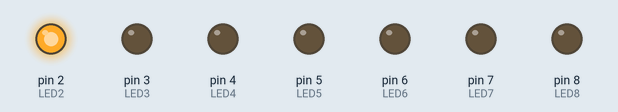
A sketch run on a simulated Arduino Uno, built with avr-gcc and run on an emulated ATmega328P. Parts: output pins drawn as LEDs (lit = HIGH).

Above: at 0.05 s.
At 0.95 s:
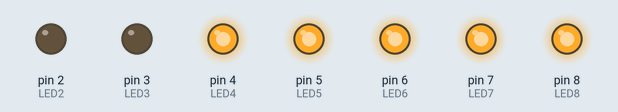
At 1.65 s:
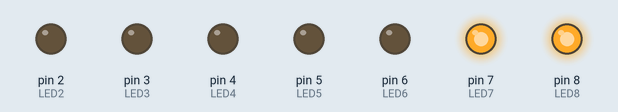
At 3.35 s:
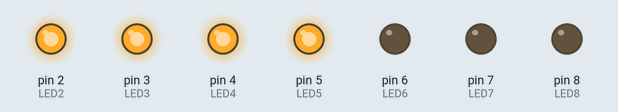
At 5.05 s:
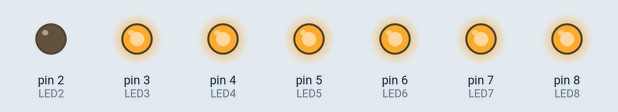
At 6.7 s:
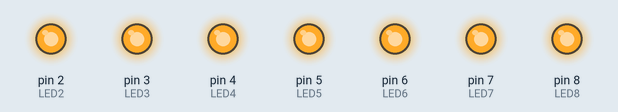
Timing chart, 0 to 7.0 s (numbered marks = the images above):
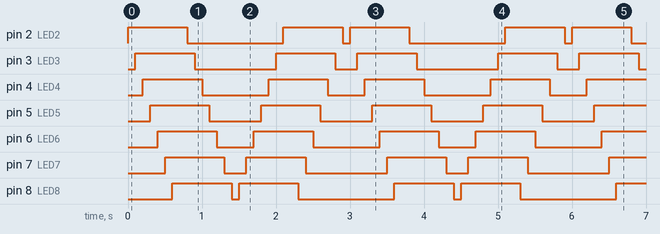

The sketch:

E2.ino
```cpp
#define LED2 2
#define LED3 3
#define LED4 4
#define LED5 5
#define LED6 6
#define LED7 7
#define LED8 8
#define DELAY 100


void setup() {
    pinMode(LED2, OUTPUT);
    pinMode(LED3, OUTPUT);
    pinMode(LED4, OUTPUT);
    pinMode(LED5, OUTPUT);
    pinMode(LED6, OUTPUT);
    pinMode(LED7, OUTPUT);
    pinMode(LED8, OUTPUT);
  }

void loop() {
    // a)
    digitalWrite(LED2, HIGH);
    delay(DELAY);
    //digitalWrite(LED2, LOW);
    digitalWrite(LED3, HIGH);
    delay(DELAY);
    //digitalWrite(LED3, LOW);
    digitalWrite(LED4, HIGH);
    delay(DELAY);
    //digitalWrite(LED4, LOW);
    digitalWrite(LED5, HIGH);
    delay(DELAY);
    //digitalWrite(LED5, LOW);
    digitalWrite(LED6, HIGH);
    delay(DELAY);
    //digitalWrite(LED6, LOW);
    digitalWrite(LED7, HIGH);
    delay(DELAY);
    //digitalWrite(LED7, LOW);
    digitalWrite(LED8, HIGH);
    delay(DELAY);
    //digitalWrite(LED8, LOW);

    //c)
    //digitalWrite(LED2, HIGH);
    delay(DELAY);
    digitalWrite(LED2, LOW);
    //digitalWrite(LED3, HIGH);
    delay(DELAY);
    digitalWrite(LED3, LOW);
    //digitalWrite(LED4, HIGH);
    delay(DELAY);
    digitalWrite(LED4, LOW);
    //digitalWrite(LED5, HIGH);
    delay(DELAY);
    digitalWrite(LED5, LOW);
    //digitalWrite(LED6, HIGH);
    delay(DELAY);
    digitalWrite(LED6, LOW);
    //digitalWrite(LED7, HIGH);
    delay(DELAY);
    digitalWrite(LED7, LOW);
    //digitalWrite(LED8, HIGH);
    delay(DELAY);
    digitalWrite(LED8, LOW);
    delay(DELAY);

    // d)
    digitalWrite(LED8, HIGH);
    delay(DELAY);
    //digitalWrite(LED2, LOW);
    digitalWrite(LED7, HIGH);
    delay(DELAY);
    //digitalWrite(LED3, LOW);
    digitalWrite(LED6, HIGH);
    delay(DELAY);
    //digitalWrite(LED4, LOW);
    digitalWrite(LED5, HIGH);
    delay(DELAY);
    //digitalWrite(LED5, LOW);
    digitalWrite(LED4, HIGH);
    delay(DELAY);
    //digitalWrite(LED6, LOW);
    digitalWrite(LED3, HIGH);
    delay(DELAY);
    //digitalWrite(LED7, LOW);
    digitalWrite(LED2, HIGH);
    delay(DELAY);
    //digitalWrite(LED8, LOW);

    //b)
    //digitalWrite(LED2, HIGH);
    delay(DELAY);
    digitalWrite(LED8, LOW);
    //digitalWrite(LED3, HIGH);
    delay(DELAY);
    digitalWrite(LED7, LOW);
    //digitalWrite(LED4, HIGH);
    delay(DELAY);
    digitalWrite(LED6, LOW);
    //digitalWrite(LED5, HIGH);
    delay(DELAY);
    digitalWrite(LED5, LOW);
    //digitalWrite(LED6, HIGH);
    delay(DELAY);
    digitalWrite(LED4, LOW);
    //digitalWrite(LED7, HIGH);
    delay(DELAY);
    digitalWrite(LED3, LOW);
    //digitalWrite(LED8, HIGH);
    delay(DELAY);
    digitalWrite(LED2, LOW);
    delay(DELAY);


}
```

Measured:
- by itself, pin 2 (LED2): repeats every 3.0 s: LOW 1.3 s, HIGH 0.80 s, LOW 0.10 s, HIGH 0.80 s
- by itself, pin 3 (LED3): repeats every 3.0 s: LOW 1.1 s, HIGH 0.80 s, LOW 0.30 s, HIGH 0.80 s
- by itself, pin 4 (LED4): repeats every 3.0 s: LOW 0.90 s, HIGH 0.80 s, LOW 0.50 s, HIGH 0.80 s
- by itself, pin 5 (LED5): alternates HIGH for 0.80 s and LOW for 0.70 s
- by itself, pin 6 (LED6): repeats every 3.0 s: LOW 0.50 s, HIGH 0.80 s, LOW 0.90 s, HIGH 0.80 s
- by itself, pin 7 (LED7): repeats every 3.0 s: LOW 0.30 s, HIGH 0.80 s, LOW 1.1 s, HIGH 0.80 s
- by itself, pin 8 (LED8): repeats every 3.0 s: LOW 0.10 s, HIGH 0.80 s, LOW 1.3 s, HIGH 0.80 s
